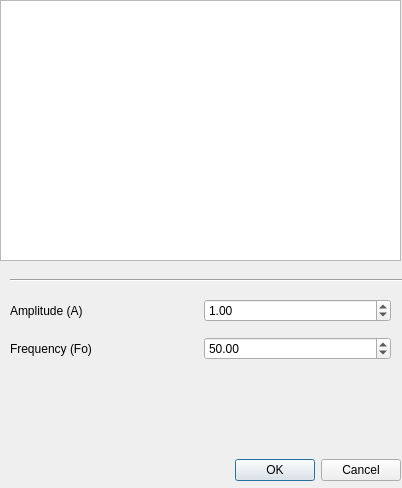
<?xml version="1.0" encoding="UTF-8"?>
<ui version="4.0">
 <class>NewSquareDialog</class>
 <widget class="QDialog" name="NewSquareDialog">
  <property name="geometry">
   <rect>
    <x>0</x>
    <y>0</y>
    <width>402</width>
    <height>488</height>
   </rect>
  </property>
  <property name="sizePolicy">
   <sizepolicy hsizetype="Fixed" vsizetype="Fixed">
    <horstretch>0</horstretch>
    <verstretch>0</verstretch>
   </sizepolicy>
  </property>
  <property name="minimumSize">
   <size>
    <width>402</width>
    <height>488</height>
   </size>
  </property>
  <property name="maximumSize">
   <size>
    <width>402</width>
    <height>488</height>
   </size>
  </property>
  <property name="windowTitle">
   <string>Periodic Known Signal-Square</string>
  </property>
  <property name="sizeGripEnabled">
   <bool>false</bool>
  </property>
  <widget class="QDialogButtonBox" name="buttonBox">
   <property name="geometry">
    <rect>
     <x>180</x>
     <y>450</y>
     <width>221</width>
     <height>41</height>
    </rect>
   </property>
   <property name="orientation">
    <enum>Qt::Horizontal</enum>
   </property>
   <property name="standardButtons">
    <set>QDialogButtonBox::Cancel|QDialogButtonBox::Ok</set>
   </property>
  </widget>
  <widget class="Line" name="line">
   <property name="geometry">
    <rect>
     <x>10</x>
     <y>270</y>
     <width>401</width>
     <height>20</height>
    </rect>
   </property>
   <property name="orientation">
    <enum>Qt::Horizontal</enum>
   </property>
  </widget>
  <widget class="QWidget" name="layoutWidget">
   <property name="geometry">
    <rect>
     <x>10</x>
     <y>290</y>
     <width>381</width>
     <height>81</height>
    </rect>
   </property>
   <layout class="QVBoxLayout" name="verticalLayout">
    <item>
     <layout class="QHBoxLayout" name="horizontalLayout">
      <item>
       <widget class="QLabel" name="labelAmplitude">
        <property name="text">
         <string>Amplitude (A)</string>
        </property>
       </widget>
      </item>
      <item>
       <widget class="QDoubleSpinBox" name="doubleSpinBoxAmplitude">
        <property name="maximum">
         <double>1.100000000000000</double>
        </property>
        <property name="singleStep">
         <double>0.100000000000000</double>
        </property>
        <property name="value">
         <double>1.000000000000000</double>
        </property>
       </widget>
      </item>
     </layout>
    </item>
    <item>
     <layout class="QHBoxLayout" name="horizontalLayout_2">
      <item>
       <widget class="QLabel" name="labelFrequency">
        <property name="text">
         <string>Frequency (Fo)</string>
        </property>
       </widget>
      </item>
      <item>
       <widget class="QDoubleSpinBox" name="doubleSpinBoxFrequency">
        <property name="maximum">
         <double>20000.000000000000000</double>
        </property>
        <property name="value">
         <double>50.000000000000000</double>
        </property>
       </widget>
      </item>
     </layout>
    </item>
   </layout>
  </widget>
  <widget class="PlotWidget" name="PreviewPlot">
   <property name="geometry">
    <rect>
     <x>0</x>
     <y>0</y>
     <width>401</width>
     <height>261</height>
    </rect>
   </property>
  </widget>
 </widget>
 <customwidgets>
  <customwidget>
   <class>PlotWidget</class>
   <extends>QGraphicsView</extends>
   <header>pyqtgraph</header>
  </customwidget>
 </customwidgets>
 <resources/>
 <connections>
  <connection>
   <sender>buttonBox</sender>
   <signal>accepted()</signal>
   <receiver>NewSquareDialog</receiver>
   <slot>accept()</slot>
   <hints>
    <hint type="sourcelabel">
     <x>400</x>
     <y>450</y>
    </hint>
    <hint type="destinationlabel">
     <x>157</x>
     <y>274</y>
    </hint>
   </hints>
  </connection>
  <connection>
   <sender>buttonBox</sender>
   <signal>rejected()</signal>
   <receiver>NewSquareDialog</receiver>
   <slot>reject()</slot>
   <hints>
    <hint type="sourcelabel">
     <x>400</x>
     <y>450</y>
    </hint>
    <hint type="destinationlabel">
     <x>286</x>
     <y>274</y>
    </hint>
   </hints>
  </connection>
 </connections>
</ui>
